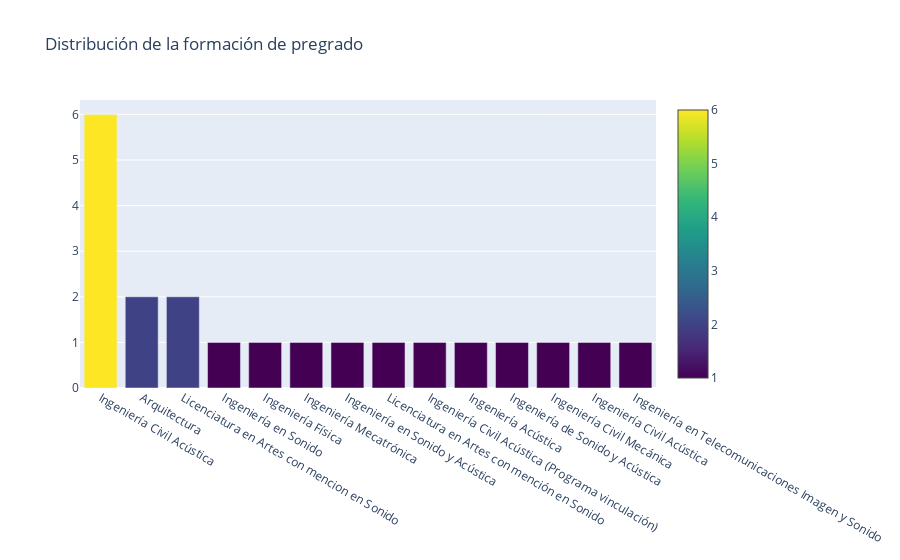

Notebook code cell kept with this figure:
### Code cell
cnt_srs = df_egresados_subset_columns['background'].value_counts()
trace = go.Bar(
    x=cnt_srs.index,
    y=cnt_srs.values,
    marker=dict(
        #color = np.random.randn(500), #set color equal to a variable
        color = cnt_srs.values,
        colorscale='Viridis',
        showscale=True
    ),
)
layout = go.Layout(
    title='Distribución de la formación de pregrado'
)
data = [trace]
fig = go.Figure(data=data, layout=layout)
py.iplot(fig, filename="background")

### Figure 1 — Plotly figure (JSON) as saved in the notebook; plotly's stock layout.template omitted (floating-point values rounded to 4 significant figures)
{"data": [{"marker": {"color": [6, 2, 2, 1, 1, 1, 1, 1, 1, 1, 1, 1, 1, 1], "colorscale": [[0, "#440154"], [0.1111, "#482878"], [0.2222, "#3e4989"], [0.3333, "#31688e"], [0.4444, "#26828e"], [0.5556, "#1f9e89"], [0.6667, "#35b779"], [0.7778, "#6ece58"], [0.8889, "#b5de2b"], [1, "#fde725"]], "showscale": true}, "type": "bar", "x": ["Ingeniería Civil Acústica", "Arquitectura", "Licenciatura en Artes con mencion en Sonido", "Ingeniería en Sonido", "Ingeniería Física", "Ingeniería Mecatrónica", "Ingeniería en Sonido y Acústica", "Licenciatura en Artes con mención en Sonido", "Ingeniería Civil Acústica (Programa vinculación)", "Ingeniería Acústica", "Ingeniería de Sonido y Acústica", "Ingeniería Civil Mecánica", "Ingeniería Civil Acústica ", "Ingeniería en Telecomunicaciones Imagen y Sonido "], "y": [6, 2, 2, 1, 1, 1, 1, 1, 1, 1, 1, 1, 1, 1]}], "layout": {"title": {"text": "Distribución de la formación de pregrado"}}}
